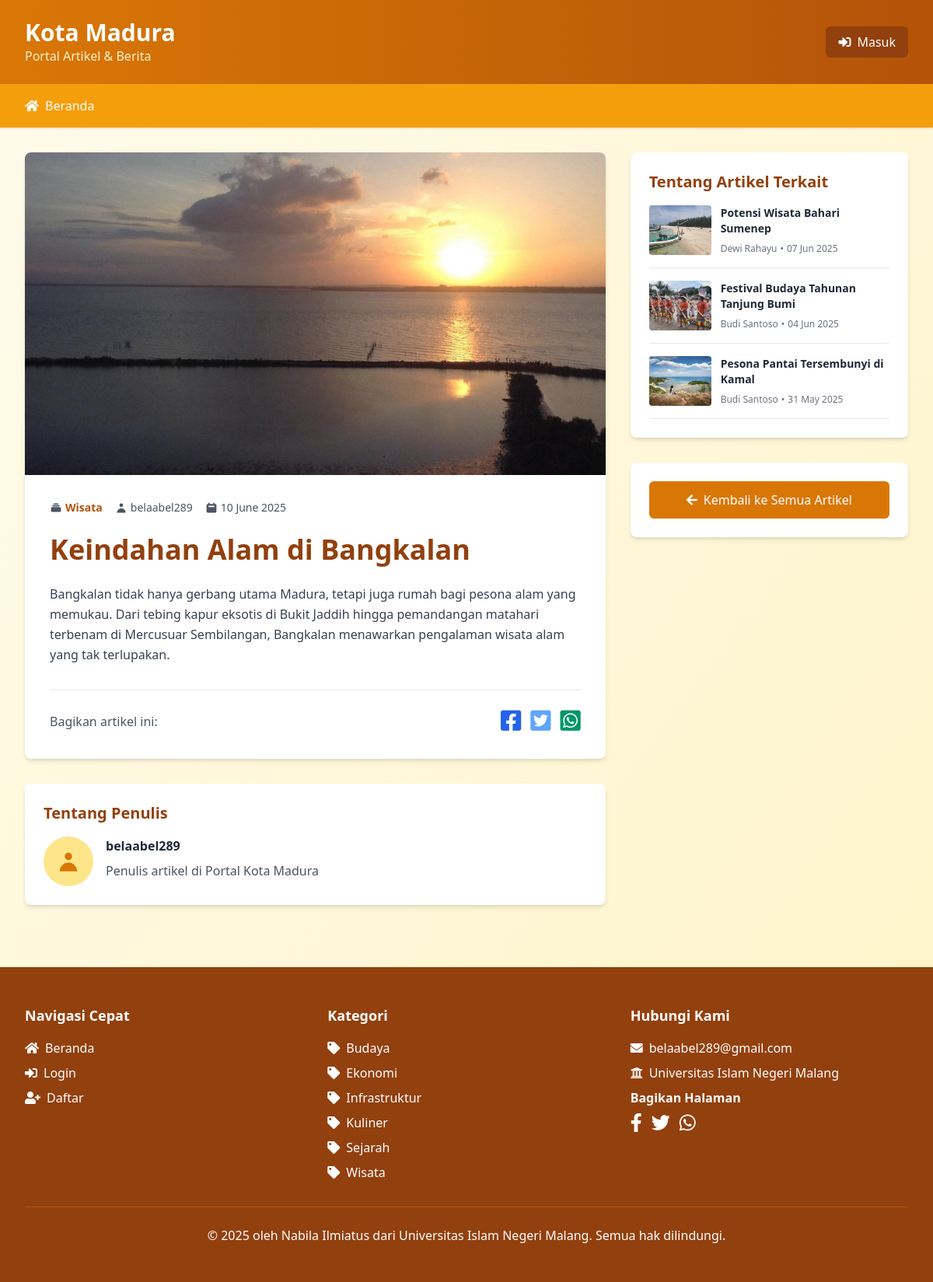
/artikel.php?id=1, run on the app's committed database.
### tables this page shows
CREATE TABLE `artikel` (
  `id` int unsigned NOT NULL AUTO_INCREMENT,
  `tanggal` date NOT NULL,
  `judul` varchar(255) NOT NULL,
  `isi` text NOT NULL,
  `gambar` varchar(255) DEFAULT NULL,
  PRIMARY KEY (`id`),
  KEY `idx_tanggal` (`tanggal`),
  FULLTEXT KEY `idx_judul_isi` (`judul`,`isi`)
);

CREATE TABLE `kategori` (
  `id` int unsigned NOT NULL AUTO_INCREMENT,
  `nama` varchar(100) NOT NULL,
  `deskripsi` text,
  PRIMARY KEY (`id`),
  UNIQUE KEY `uk_nama_kategori` (`nama`)
);

### artikel.php (the view, shortened to what the rows shown need)
<?php
require_once 'koneksi.php';
$article_id = isset($_GET['id']) ? intval($_GET['id']) : 0;
$sql = "SELECT
            a.id,
            a.tanggal,
            a.judul,
            a.isi,
            a.gambar,
            p.nama as penulis_nama,
            GROUP_CONCAT(DISTINCT k.nama SEPARATOR ', ') as kategori_nama,
            GROUP_CONCAT(DISTINCT k.id SEPARATOR ',') as kategori_ids
        FROM artikel a
        LEFT JOIN artikel_penulis ap ON a.id = ap.id_artikel
        LEFT JOIN penulis p ON ap.id_penulis = p.id
        LEFT JOIN artikel_kategori ak ON a.id = ak.id_artikel
        LEFT JOIN kategori k ON ak.id_kategori = k.id
        WHERE a.id = :article_id
        GROUP BY a.id, a.tanggal, a.judul, a.isi, a.gambar, p.nama";
$stmt = $pdo->prepare($sql);
$stmt->bindParam(':article_id', $article_id, PDO::PARAM_INT);
$stmt->execute();
$article = $stmt->fetch();
$related_articles = [];
if (!empty($article['kategori_ids'])) {
    $kategori_ids = explode(',', $article['kategori_ids']);
    $placeholders = str_repeat('?,', count($kategori_ids) - 1) . '?';
    $sql_related = "SELECT DISTINCT
                        a.id,
                        a.tanggal,
                        a.judul,
                        a.gambar,
                        p.nama as penulis_nama,
                        GROUP_CONCAT(k.nama SEPARATOR ', ') as kategori_nama
                    FROM artikel a
                    LEFT JOIN artikel_penulis ap ON a.id = ap.id_artikel
                    LEFT JOIN penulis p ON ap.id_penulis = p.id
                    LEFT JOIN artikel_kategori ak ON a.id = ak.id_artikel
                    LEFT JOIN kategori k ON ak.id_kategori = k.id
                    WHERE a.id != ?
                    AND a.id IN (
                        SELECT id_artikel
                        FROM artikel_kategori
                        WHERE id_kategori IN ($placeholders)
                    )
                    GROUP BY a.id, a.tanggal, a.judul, a.gambar, p.nama
                    ORDER BY a.tanggal DESC
                    LIMIT 3";
    $stmt_related = $pdo->prepare($sql_related);
    $params = array_merge([$article_id], $kategori_ids);
    $stmt_related->execute($params);
    $related_articles = $stmt_related->fetchAll();
}
$sql_categories = "SELECT id, nama FROM kategori ORDER BY nama";
$stmt_categories = $pdo->prepare($sql_categories);
$stmt_categories->execute();
$categoryList = $stmt_categories->fetchAll();
?>
<!DOCTYPE html>
<html lang="id">
<head>
    <link rel="stylesheet" href="https://cdn.jsdelivr.net/npm/tailwindcss@2.2.19/dist/tailwind.min.css">
    <link rel="stylesheet" href="https://cdnjs.cloudflare.com/ajax/libs/font-awesome/5.15.4/css/all.min.css">
</head>
<body class="bg-gradient-to-br from-yellow-50 to-yellow-100 min-h-screen">
    <header class="bg-gradient-to-r from-yellow-600 to-yellow-700 shadow-lg">
        <div class="max-w-7xl mx-auto px-4 sm:px-6 lg:px-8">
            <div class="flex justify-between items-center py-6">
                <div>
                    <h1 class="text-3xl font-bold text-white">
                        <a href="index.php" class="hover:text-yellow-200 transition duration-300">Kota Madura</a>
                    </h1>
                </div>
            </div>
        </div>
    </header>
    <main class="max-w-7xl mx-auto px-4 sm:px-6 lg:px-8 py-8">
        <div class="grid grid-cols-1 lg:grid-cols-3 gap-8">
            <div class="lg:col-span-2">
                <article class="bg-white rounded-lg shadow-md overflow-hidden">
                    <?php if (!empty($article['gambar'])): ?>
                        <div class="w-full h-full">
                            <img src="./assets/image/<?php echo htmlspecialchars($article['gambar']); ?>"
                                alt="<?php echo htmlspecialchars($article['judul']); ?>"
                                class="w-full h-full object-cover">
                        </div>
                    <?php endif; ?>
                    <div class="p-6 md:p-8">
                        <div class="flex flex-wrap items-center gap-4 mb-6 text-sm text-gray-600">
                            <?php if (!empty($article['kategori_nama'])): ?>
                                <div class="flex items-center">
                                </div>
                            <?php endif; ?>
                            <div class="flex items-center">
                            </div>
                            <div class="flex items-center">
                                <svg class="w-4 h-4 mr-1" fill="currentColor" viewBox="0 0 20 20">
                                    <path fill-rule="evenodd" d="M6 2a1 1 0 00-1 1v1H4a2 2 0 00-2 2v10a2 2 0 002 2h12a2 2 0 002-2V6a2 2 0 00-2-2h-1V3a1 1 0 10-2 0v1H7V3a1 1 0 00-1-1zm0 5a1 1 0 000 2h8a1 1 0 100-2H6z" clip-rule="evenodd"></path>
                                </svg>
                                <span><?php echo date('d F Y', strtotime($article['tanggal'])); ?></span>
                            </div>
                        </div>
                        <h1 class="text-3xl md:text-4xl font-bold text-yellow-800 mb-6 leading-tight">
                            <?php echo htmlspecialchars($article['judul']); ?>
                        </h1>
                        <div class="prose prose-lg max-w-none text-gray-700 leading-relaxed">
                            <?php echo nl2br(htmlspecialchars($article['isi'])); ?>
                        </div>
                        <div class="mt-8 pt-6 border-t border-gray-200">
                            <div class="flex items-center justify-between">
                            </div>
                        </div>
                    </div>
                </article>
            </div>
            <div class="lg:col-span-1">
                <?php if (!empty($related_articles)): ?>
                    <div class="bg-white rounded-lg shadow-md p-6 mb-8">
                        <div class="space-y-4">
                            <?php foreach ($related_articles as $related): ?>
                                <div class="border-b border-gray-200 pb-4 last:border-b-0 last:pb-0">
                                    <a href="artikel.php?id=<?php echo $related['id']; ?>" class="block group">
                                        <div class="flex space-x-3">
                                            <?php if (!empty($related['gambar'])): ?>
                                                <img src="assets/image/<?php echo htmlspecialchars($related['gambar']); ?>"
                                                    alt="<?php echo htmlspecialchars($related['judul']); ?>"
                                                    class="w-20 h-16 object-cover rounded">
                                            <?php endif; ?>
                                            <div class="flex-1">
                                                <h4 class="font-semibold text-gray-800 group-hover:text-yellow-600 transition duration-300 line-clamp-2 text-sm">
                                                    <?php echo htmlspecialchars($related['judul']); ?>
                                                </h4>
                                                <div class="flex items-center mt-2 text-xs text-gray-500">
                                                    <span><?php echo htmlspecialchars($related['penulis_nama']); ?></span>
                                                    <span class="mx-1">•</span>
                                                    <span><?php echo date('d M Y', strtotime($related['tanggal'])); ?></span>
                                                </div>
                                            </div>
                                        </div>
                                    </a>
                                </div>
                            <?php endforeach; ?>
                        </div>
                    </div>
                <?php endif; ?>
            </div>
        </div>
    </main>
    <?php echo generateFooter($categoryList); ?>
</body>
</html>

### koneksi.php (shortened to what the rows shown need)
<?php
function generateFooter($categoryList = [], $isLoggedIn = false) {
    $shareScript = '
    <script>
        function shareOnFacebook() {
            const url = encodeURIComponent(window.location.href);
            window.open(`https://www.facebook.com/sharer/sharer.php?u=${url}`, "_blank");
        }
        function shareOnTwitter() {
            const url = encodeURIComponent(window.location.href);
            const text = encodeURIComponent(document.title);
            window.open(`https://twitter.com/intent/tweet?url=${url}&text=${text}`, "_blank");
        }
        function shareOnWhatsApp() {
            const url = encodeURIComponent(window.location.href);
            const text = encodeURIComponent(document.title);
            window.open(`https://wa.me/?text=${text} ${url}`, "_blank");
        }
    </script>
    ';
    $quickNavLinks = $isLoggedIn ? [
        ['url' => 'index.php', 'icon' => 'home', 'label' => 'Beranda'],
        ['url' => 'tambah_artikel.php', 'icon' => 'plus-circle', 'label' => 'Tambah Artikel'],
        ['url' => 'dashboard.php', 'icon' => 'tachometer-alt', 'label' => 'Dashboard'],
        ['url' => '?logout=1', 'icon' => 'sign-out-alt', 'label' => 'Logout']
    ] : [
        ['url' => 'index.php', 'icon' => 'home', 'label' => 'Beranda'],
        ['url' => 'login.php', 'icon' => 'sign-in-alt', 'label' => 'Login'],
        ['url' => 'register.php', 'icon' => 'user-plus', 'label' => 'Daftar']
    ];
    $footer = '
    <footer class="bg-yellow-800 text-white mt-12">
        <div class="max-w-7xl mx-auto px-4 sm:px-6 lg:px-8 py-12">
            <div class="grid grid-cols-1 md:grid-cols-3 gap-8">
                <div>
                    <h4 class="text-lg font-bold mb-4">Navigasi Cepat</h4>
                    <ul class="space-y-2">';
    foreach ($quickNavLinks as $link) {
        $footer .= '
                        <li>
                            <a href="' . $link['url'] . '" class="hover:text-yellow-200 transition duration-300">
                                <i class="fas fa-' . $link['icon'] . ' mr-2"></i>' . $link['label'] . '
                            </a>
                        </li>';
    }
    $footer .= '
                    </ul>
                </div>
                <div>
                    <h4 class="text-lg font-bold mb-4">Kategori</h4>
                    <ul class="space-y-2">';
    if (!empty($categoryList)) {
        foreach ($categoryList as $category) {
            $footer .= '
                        <li>
                            <a href="index.php?kategori_id=' . $category['id'] . '"
                               class="hover:text-yellow-200 transition duration-300">
                                <i class="fas fa-tag mr-2"></i>' . htmlspecialchars($category['nama']) . '
                            </a>
                        </li>';
        }
    }
    $footer .= '
                    </ul>
                </div>
                <div>
                    <h4 class="text-lg font-bold mb-4">Hubungi Kami</h4>
                    <div class="space-y-2">
                        <p><i class="fas fa-envelope mr-2"></i>belaabel289@gmail.com</p>
                        <p><i class="fas fa-university mr-2"></i>Universitas Islam Negeri Malang</p>
                        <div class="mt-4">
                            <h5 class="font-semibold mb-2">Bagikan Halaman</h5>
                            <div class="flex space-x-3">
                                <a href="#" onclick="shareOnFacebook()" class="text-white hover:text-yellow-200">
                                    <i class="fab fa-facebook-f text-2xl"></i>
                                </a>
                                <a href="#" onclick="shareOnTwitter()" class="text-white hover:text-yellow-200">
                                    <i class="fab fa-twitter text-2xl"></i>
                                </a>
                                <a href="#" onclick="shareOnWhatsApp()" class="text-white hover:text-yellow-200">
                                    <i class="fab fa-whatsapp text-2xl"></i>
                                </a>
                            </div>
                        </div>
                    </div>
                </div>
            </div>
            <div class="border-t border-yellow-700 mt-8 pt-6 text-center">
                <p>&copy; 2025 oleh Nabila Ilmiatus dari Universitas Islam Negeri Malang. Semua hak dilindungi.</p>
            </div>
        </div>
    </footer>
    ' . $shareScript . '
    ';
    return $footer;
}
?>

### data on the page
artikel: gambar (picture), tanggal "10 June 2025", judul "Keindahan Alam di Bangkalan", isi "Bangkalan tidak hanya gerbang utama Madura, tetapi juga rumah bagi pesona alam yang memukau. Dari tebing kapur eksotis di Bukit Jaddih hingga pemandangan matahari terbenam di Mercusuar Sembilangan, Bangkalan menawarkan pengalaman wisata alam yang tak terlupakan."
artikel: gambar (picture), judul "Potensi Wisata Bahari Sumenep", penulis_nama "Dewi Rahayu", tanggal "07 Jun 2025"
artikel: gambar (picture), judul "Festival Budaya Tahunan Tanjung Bumi", penulis_nama "Budi Santoso", tanggal "04 Jun 2025"
artikel: gambar (picture), judul "Pesona Pantai Tersembunyi di Kamal", penulis_nama "Budi Santoso", tanggal "31 May 2025"
kategori: nama "Budaya"
kategori: nama "Ekonomi"
kategori: nama "Infrastruktur"
kategori: nama "Kuliner"
kategori: nama "Sejarah"
kategori: nama "Wisata"

### other printed values
$article['kategori_nama'] "Wisata"
$article['penulis_nama'] "belaabel289"
$link['label'] "Beranda"
$link['label'] "Login"
$link['label'] "Daftar"
